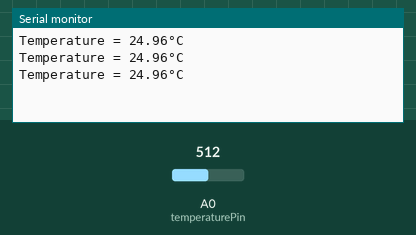
Simulated run of this sketch. Board: Arduino Uno, built with avr-gcc and run on an emulated ATmega328P. On the bench: the last lines printed to the serial monitor. The test bench sets the inputs (shaded band); at power-on: A0 (temperaturePin) = 512.

Above: at 1.3 s.
1.4 s: A0 (temperaturePin) set to 1011
At 1.9 s:
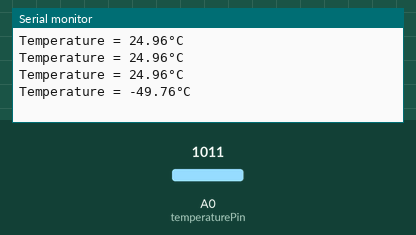
2.9 s: A0 (temperaturePin) set to 1023
At 3.4 s:
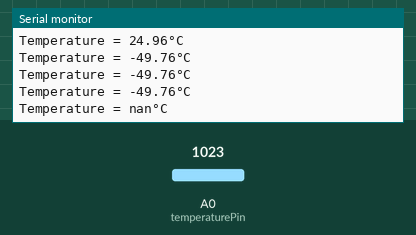

The sketch:

Lesson3_ResistancetoTemp.ino
```cpp
/*
 * Workshop: Automate and Enhance Your Research with Practical Electronics Using Arduino
 *
 * March 28, 2019 at Stanford University Libraries
 *
 * Natalie HN Low, PhD (nlow@stanford.edu) and Paul R Leary, PhD (pleary@nps.edu)
 *
 *
 * Lesson 3 - Calculating a useful temperature reading from the sensor's electrical property (resistance)
 *
 * We have successfully converted the digital values from the ADC to an actual physical property of the
 * thermistor (resistance). Now we want to convert the thermistor's resistance to a temperature (which is the
 * environmental property we actually care about!)
 *
 * See: https://learn.adafruit.com/thermistor/overview
 *
 */

int temperaturePin = A0;

void setup() {

  // Initialize serial monitor at 9600 baud
  Serial.begin(9600);

}

void loop() {

  // Read the thermistor input from the ADC
  int temperature_analog = analogRead(temperaturePin);

  // Convert digital values from the ADC to a resistance value (Lesson 2)
  float temperature_resistance_ohms = calculate_resistance(temperature_analog, 10000.0, 5.0);

  // We know that the thermistor's resistance varies predictably with temperature.
  // This can be approximated using the B-parameter equation: 1/T = 1/To + (1/B)*ln(R/Ro)
  // See: https://en.wikipedia.org/wiki/Thermistor
  // Where T is the temperature, R is the resistance, To = 298.15 K (25 deg C, room temperature)
  // B and Ro are known properties of this specific thermistor (in this case, B = 3950, Ro = 10K)
  // See the specifications for the thermistor on its product page: https://www.adafruit.com/product/372

  // Note that there can be small errors/variations in these properties between sensors.
  // For example, thermistor specifications are listed as Ro = 10K +- 1% and B = 3950+- 1%
  // In research use, we often want and need to account for these variations in order to maximize
  // the accuracy of our sensor readings.
  // A way to do this is to calibrate each individual sensor using known temperature values, which
  // will give us the actual Ro and B values of each sensor.


   float temperature_C = calculate_temperature_C(temperature_resistance_ohms);

  // Print the temperature to the serial monitor so we can see it
  Serial.print("Temperature = ");
  Serial.print(temperature_C);
  Serial.write(0xC2); //These 2 lines allow us to print the ° symbol. If you are curious,
  Serial.write(0xB0); //they involve calling a special character directly from the ASCII table http://www.asciitable.com/
  Serial.print("C ");
  Serial.println();

  delay(500);

}

// These are the functions used in the loop() block
// FUNCTION declaration has form: RETURN TYPE  function_name((TYPE) INPUT ARGUMENTS)


// This is a function to calculate thermistor resistance from the digital value
// produced by the Arduino's 10-bit ADC
float calculate_resistance(int temp_analog, float series_resistance_ohms, float V_in){

    //This function takes as INPUT ARGUMENTS the digital value from the ADC
    // As well as the resistance value of the fixed resistor R1, and the voltage across the entire voltage divider circuit

    // Here we calculate the ADC pin voltage from the digital value we have.

    float temp_voltage = 0.004887586*(float)temp_analog;

    // Now we calculate the resistance of the thermistor

    float temp_resistance = (series_resistance_ohms*temp_voltage)/(V_in-temp_voltage);

  return temp_resistance;

}


// This is a function to calculate the measured temperature from the resistance of the thermistor
float calculate_temperature_C(float temp_resistance){

  // This function takes the thermistor resistance value as its only input argument

  // We convert resistance to temperature using the B-parameter equation

  float temp_C = (1/(((0.003354016434681)-((0.0002531645569620253)*log(10000)))+((0.0002531645569620253)*log(temp_resistance))))-273.15;

  return temp_C;

}
```

Measured:
- the behaviour switches between 1022 and 1023 on A0 (temperaturePin) (found by bisection; images 1 and 2)
- after the input at 1.4 s, the serial monitor: prints a new line after 0.10 s (image 1)
- after the input at 2.9 s, the serial monitor: prints a new line after 0.11 s (image 2)
